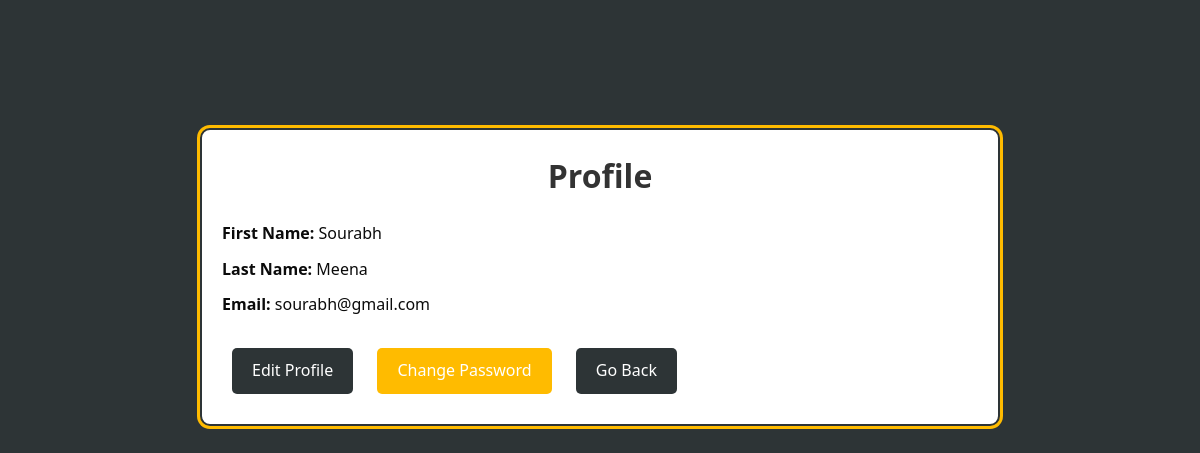
Before: /accounts/profile/1/ with the older database file.
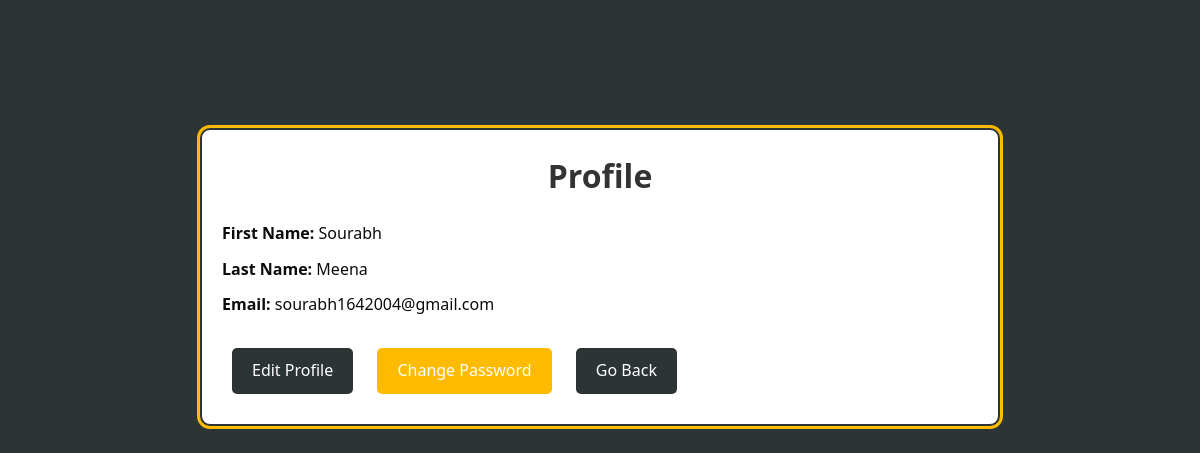
After: the same page with the newer database file.
### useraccount/models.py (models this page shows)
class User(models.Model):
    first_name=models.CharField(max_length=100)
    last_name=models.CharField(max_length=100)
    email=models.EmailField(unique=True)
    password=models.CharField(max_length=100)

### useraccount/views.py (the view)
# urls.py: path('profile/<int:user_id>/', views.profile, name='profile'),
def profile(request,user_id):
    user = User.objects.get(id=user_id)
    return render(request, 'profile.html', {'user': user})

### templates/profile.html (shortened to what this page needs)
<!DOCTYPE html>
<html lang="en">
<head>
    <link rel="stylesheet" href="/static/css/profile.css">
</head>
<body>
    <div class="profile-container">
        <div class="profile-header">
            <h1>Profile</h1>
        </div>
        <div class="profile-info">
            <p><strong>First Name:</strong> {{ user.first_name }} </p>
            <p><strong>Last Name:</strong> {{ user.last_name }}</p>
            <p><strong>Email:</strong> {{ user.email }}</p>
        <div class="profile-actions">
            <a href="{% url 'editprofile' user.id %}" class="edit-profile-btn">Edit Profile</a>
            <a href="{% url 'changepassword' user.id %}" class="go-back-btn">Change Password</a>
            <a href="{% url 'afterlogin' user.id %}" class="edit-profile-btn">Go Back</a>
        </div>
    </div>
</body>
</html>

Changed rows visible on the page:
changed User "Sourabh": email "sourabh@gmail.com" → "sourabh1642004@gmail.com"
